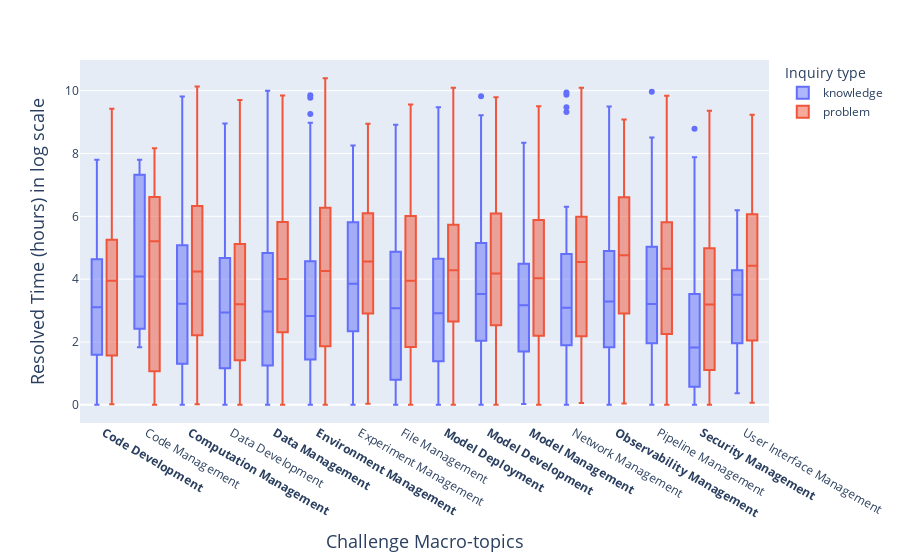

Notebook source saved alongside this figure:
### Code cell
df = pd.read_json(os.path.join(path_rq12, 'macro-topics.json'))
df = df.sort_values('Challenge_topic_macro')

df['Challenge_resolved_time'] = df['Challenge_resolved_time'].apply(lambda x: np.log(x+1))
df['Challenge_topic_macro'] = df['Challenge_topic_macro'].apply(lambda x: macro_topic_indexing[x])

fig = px.box(df, x="Challenge_topic_macro", y="Challenge_resolved_time", color="Challenge_type")
fig.update_layout(
    xaxis_title="Challenge Macro-topics",
    yaxis_title="Resolved Time (hours) in log scale",   
    legend_title='Inquiry type',
    xaxis=dict(title_font=dict(size=18)), 
    yaxis=dict(title_font=dict(size=18)),
)
bolded_macro_topics = []
for macro_topic in macro_topic_indexing.values():
    if macro_topic in significant_macro_topics:
        macro_topic = '<b>' + macro_topic + '</b>'
    bolded_macro_topics.append(macro_topic)
# Update x-axis to set the tick label for "B" to bold
fig.update_xaxes(tickvals=list(macro_topic_indexing.values()), ticktext=bolded_macro_topics)
fig.show()
fig.write_image(os.path.join(path_rq12, 'Macro-topic resolution time boxplot.pdf'))

### Figure 1 — Plotly figure (JSON) as saved in the notebook; plotly's stock layout.template omitted (floating-point values rounded to 4 significant figures; data arrays with more than 128 entries replaced by an {"elided": "..."} marker saying what was removed)
{"data": [{"alignmentgroup": "True", "hovertemplate": "Challenge_type=knowledge<br>Challenge_topic_macro=%{x}<br>Challenge_resolved_time=%{y}<extra></extra>", "legendgroup": "knowledge", "marker": {"color": "#636efa"}, "name": "knowledge", "notched": false, "offsetgroup": "knowledge", "orientation": "v", "showlegend": true, "type": "box", "x": {"elided": "5590 str values"}, "x0": " ", "xaxis": "x", "y": {"elided": "5590 float values"}, "y0": " ", "yaxis": "y"}, {"alignmentgroup": "True", "hovertemplate": "Challenge_type=problem<br>Challenge_topic_macro=%{x}<br>Challenge_resolved_time=%{y}<extra></extra>", "legendgroup": "problem", "marker": {"color": "#EF553B"}, "name": "problem", "notched": false, "offsetgroup": "problem", "orientation": "v", "showlegend": true, "type": "box", "x": {"elided": "8146 str values"}, "x0": " ", "xaxis": "x", "y": {"elided": "8146 float values"}, "y0": " ", "yaxis": "y"}], "layout": {"boxmode": "group", "legend": {"title": {"text": "Inquiry type"}, "tracegroupgap": 0}, "margin": {"t": 60}, "xaxis": {"anchor": "y", "domain": [0, 1], "ticktext": ["<b>Code Development</b>", "Code Management", "<b>Computation Management</b>", "Data Development", "<b>Data Management</b>", "<b>Environment Management</b>", "Experiment Management", "File Management", "<b>Model Deployment</b>", "<b>Model Development</b>", "<b>Model Management</b>", "Network Management", "<b>Observability Management</b>", "Pipeline Management", "<b>Security Management</b>", "User Interface Management"], "tickvals": ["Code Development", "Code Management", "Computation Management", "Data Development", "Data Management", "Environment Management", "Experiment Management", "File Management", "Model Deployment", "Model Development", "Model Management", "Network Management", "Observability Management", "Pipeline Management", "Security Management", "User Interface Management"], "title": {"font": {"size": 18}, "text": "Challenge Macro-topics"}}, "yaxis": {"anchor": "x", "domain": [0, 1], "title": {"font": {"size": 18}, "text": "Resolved Time (hours) in log scale"}}}}
